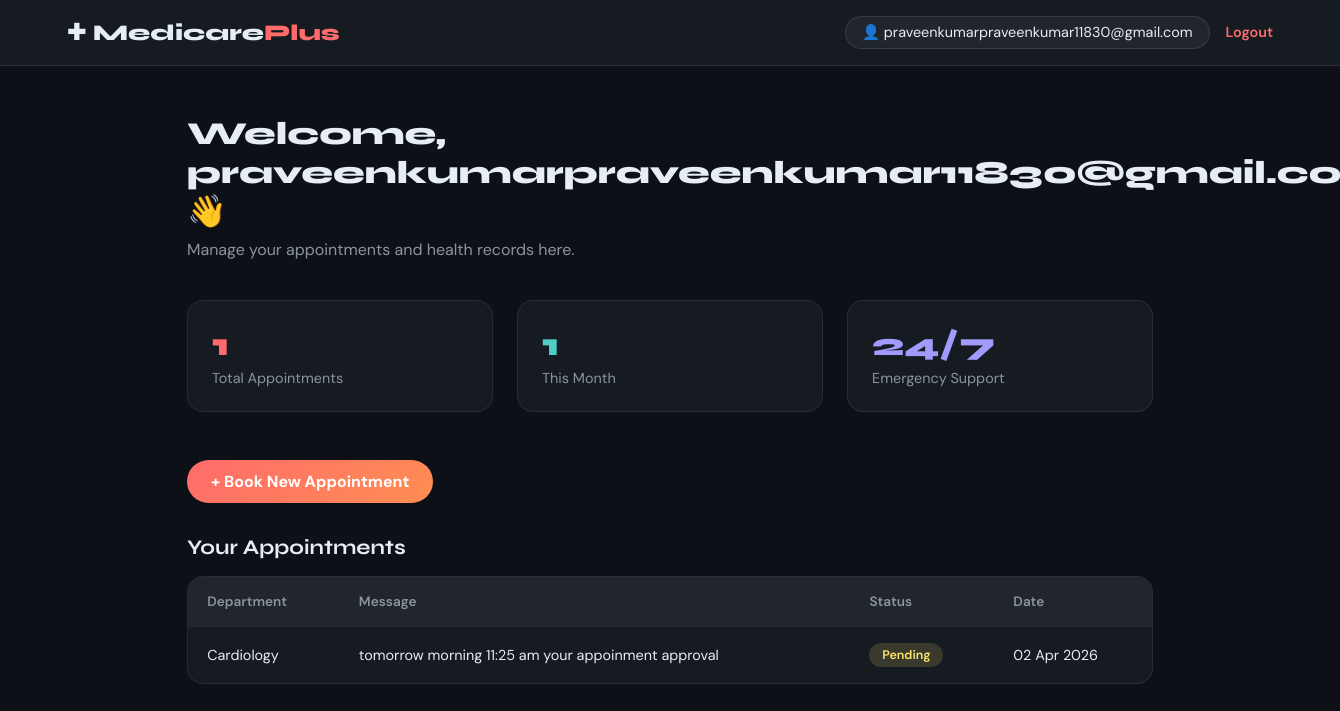
The app's page /dashboard/ (signed in) with its own data.
### hospital/models.py (models this page shows, shortened)
class Appointment(models.Model):
    STATUS_CHOICES = [
        ('pending', 'Pending'),
        ('confirmed', 'Confirmed'),
        ('cancelled', 'Cancelled'),
        ('completed', 'Completed'),
    ]
    name = models.CharField(max_length=200)
    email = models.EmailField()
    phone = models.CharField(max_length=20)
    department = models.CharField(max_length=100)
    message = models.TextField(blank=True)
    status = models.CharField(max_length=20, choices=STATUS_CHOICES, default='pending')
    doctor = models.ForeignKey(Doctor, on_delete=models.SET_NULL, null=True, blank=True)
    created_at = models.DateTimeField(auto_now_add=True)
    class Meta:
        ordering = ['-created_at']

### hospital/views.py (the view)
# urls.py: path('dashboard/', views.dashboard, name='dashboard'),
@login_required
def dashboard(request):
    appointments = Appointment.objects.filter(email=request.user.email)
    return render(request, 'dashboard.html', {'appointments': appointments})

### templates/dashboard.html (shortened to what this page needs)
<!DOCTYPE html>
<html lang="en">
<head>
</head>
<body>
  <nav class="navbar">
    <div class="brand">✚ Medicare<em>Plus</em></div>
    <div class="nav-right">
      <span class="user-badge">👤 {{ user.username }}</span>
      <a href="/logout/" class="logout">Logout</a>
    </div>
  </nav>
  <div class="main">
    <h1>Welcome, {{ user.first_name|default:user.username }}! 👋</h1>
    <p class="welcome-sub">Manage your appointments and health records here.</p>
    <div class="cards-row">
      <div class="stat-card">
        <div class="num">{{ appointments.count }}</div>
        <div class="lbl">Total Appointments</div>
      </div>
      <div class="stat-card">
        <div class="num" style="color:#4ECDC4">{{ appointments|length }}</div>
        <div class="lbl">This Month</div>
      </div>
      <div class="stat-card">
        <div class="num" style="color:#A29BFE">24/7</div>
        <div class="lbl">Emergency Support</div>
      </div>
    </div>
    <a href="/#contact" class="btn-book">+ Book New Appointment</a>
    <h2>Your Appointments</h2>
    <div class="table-wrap">
      {% if appointments %}
      <table>
        <thead>
          <tr>
            <th>Department</th>
            <th>Message</th>
            <th>Status</th>
            <th>Date</th>
          </tr>
        </thead>
        <tbody>
          {% for appt in appointments %}
          <tr>
            <td>{{ appt.department }}</td>
            <td>{{ appt.message|truncatechars:50 }}</td>
            <td><span class="badge {{ appt.status }}">{{ appt.status|capfirst }}</span></td>
            <td>{{ appt.created_at|date:"d M Y" }}</td>
          </tr>
          {% endfor %}
        </tbody>
      </table>
      {% else %}
      <div class="empty">
        <p>🗓️ No appointments yet.</p>
        <p style="margin-top:0.5rem; font-size:0.9rem;">Book your first appointment above!</p>
      </div>
      {% endif %}
    </div>
  </div>
</body>
</html>

### templates/dashboard.html (style rules this page uses)
*, *::before, *::after { margin:0; padding:0; box-sizing:border-box; }
body { font-family: 'DM Sans', sans-serif; background: #0D1117; color: #E6EDF3; min-height: 100vh; }
.navbar { display:flex; align-items:center; justify-content:space-between; padding:1rem 5%; background:#161B22; border-bottom:1px solid rgba(255,255,255,0.08); }
.brand { font-family:'Syne',sans-serif; font-size:1.4rem; font-weight:800; }
.brand em { color:#FF6B6B; font-style:normal; }
.nav-right { display:flex; align-items:center; gap:1rem; }
.user-badge { background:#21262D; border:1px solid rgba(255,255,255,0.1); padding:0.4rem 1rem; border-radius:50px; font-size:0.9rem; }
.logout { color:#FF6B6B; text-decoration:none; font-weight:600; font-size:0.9rem; }
.main { padding:3rem 5%; max-width:1100px; margin:0 auto; }
h1 { font-family:'Syne',sans-serif; font-size:2rem; font-weight:800; margin-bottom:0.5rem; }
.welcome-sub { color:#8B949E; margin-bottom:2.5rem; }
.cards-row { display:grid; grid-template-columns:repeat(auto-fit,minmax(200px,1fr)); gap:1.5rem; margin-bottom:3rem; }
.stat-card { background:#161B22; border:1px solid rgba(255,255,255,0.08); border-radius:16px; padding:1.5rem; }
.stat-card .num { font-family:'Syne',sans-serif; font-size:2rem; font-weight:800; color:#FF6B6B; }
.stat-card .lbl { color:#8B949E; font-size:0.9rem; margin-top:0.3rem; }
h2 { font-family:'Syne',sans-serif; font-size:1.3rem; font-weight:700; margin-bottom:1rem; }
.table-wrap { background:#161B22; border:1px solid rgba(255,255,255,0.08); border-radius:16px; overflow:hidden; }
table { width:100%; border-collapse:collapse; }
th { background:#21262D; padding:1rem 1.2rem; text-align:left; font-size:0.85rem; color:#8B949E; font-weight:600; }
td { padding:1rem 1.2rem; border-top:1px solid rgba(255,255,255,0.06); font-size:0.9rem; }
.badge { display:inline-block; padding:0.25rem 0.8rem; border-radius:50px; font-size:0.78rem; font-weight:600; }
.badge.pending { background:rgba(255,230,109,0.15); color:#FFE66D; }
.btn-book { display:inline-block; background:linear-gradient(135deg,#FF6B6B,#FF8E53); color:#fff; padding:0.7rem 1.5rem; border-radius:50px; font-weight:700; text-decoration:none; margin-bottom:2rem; }

### records on screen
Appointment: department "Cardiology", message "tomorrow morning 11:25 am your appoinment approval", status "Pending", created_at "02 Apr 2026"

### other values on screen
{{ user.username }} "praveenkumarpraveenkumar11830@gmail.com"
{{ appointments.count }} "1"
{{ appointments|length }} "1"
